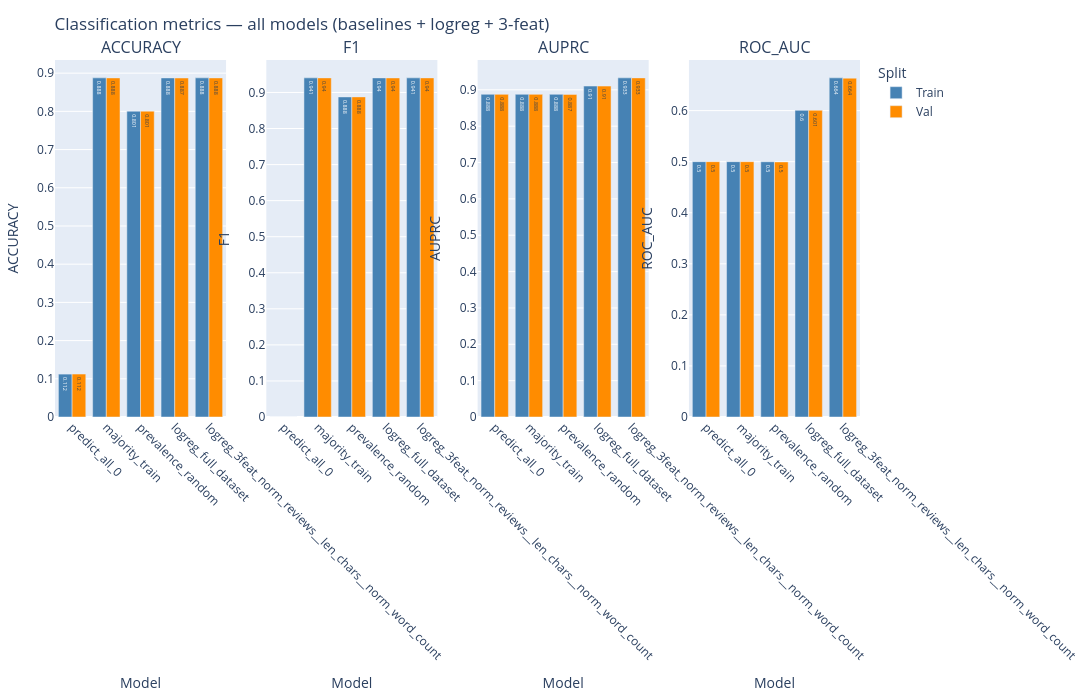

The code cell stored with this chart in its notebook:
### Code cell
import plotly.graph_objects as go
import plotly.subplots as sp

metrics_to_plot = ["accuracy", "f1", "auprc", "roc_auc"]
n_metrics = len(metrics_to_plot)

fig = sp.make_subplots(
    rows=1,
    cols=n_metrics,
    subplot_titles=[m.upper() for m in metrics_to_plot],
)

for i, metric in enumerate(metrics_to_plot):
    train_metric = f"train_{metric}"
    val_metric = f"val_{metric}"

    fig.add_trace(
        go.Bar(
            x=metrics_compare_all["model"],
            y=metrics_compare_all[train_metric],
            name="Train",
            marker_color="steelblue",
            text=metrics_compare_all[train_metric].round(3),
            textposition="auto",
        ),
        row=1,
        col=i + 1,
    )
    fig.add_trace(
        go.Bar(
            x=metrics_compare_all["model"],
            y=metrics_compare_all[val_metric],
            name="Val",
            marker_color="darkorange",
            text=metrics_compare_all[val_metric].round(3),
            textposition="auto",
        ),
        row=1,
        col=i + 1,
    )
    fig.update_traces(showlegend=(i == 0), row=1, col=i + 1)
    fig.update_xaxes(title_text="Model", tickangle=45, row=1, col=i + 1)
    fig.update_yaxes(title_text=metric.upper(), row=1, col=i + 1)

fig.update_layout(
    barmode="group",
    width=4 * n_metrics * 100,
    height=700,
    title_text="Classification metrics — all models (baselines + logreg + 3-feat)",
    legend_title_text="Split",
    margin=dict(t=60, l=20, r=20, b=50),
)
fig.show()

### Figure 1 — Plotly figure (JSON) as saved in the notebook; plotly's stock layout.template omitted (floating-point values rounded to 4 significant figures)
{"data": [{"marker": {"color": "steelblue"}, "name": "Train", "showlegend": true, "text": [0.112, 0.888, 0.801, 0.888, 0.888], "textposition": "auto", "type": "bar", "x": ["predict_all_0", "majority_train", "prevalence_random", "logreg_full_dataset", "logreg_3feat_norm_reviews__len_chars__norm_word_count"], "xaxis": "x", "y": [0.1123, 0.8877, 0.8005, 0.8875, 0.8877], "yaxis": "y"}, {"marker": {"color": "darkorange"}, "name": "Val", "showlegend": true, "text": [0.112, 0.888, 0.801, 0.887, 0.888], "textposition": "auto", "type": "bar", "x": ["predict_all_0", "majority_train", "prevalence_random", "logreg_full_dataset", "logreg_3feat_norm_reviews__len_chars__norm_word_count"], "xaxis": "x", "y": [0.1125, 0.8875, 0.8006, 0.8873, 0.8875], "yaxis": "y"}, {"marker": {"color": "steelblue"}, "name": "Train", "showlegend": false, "text": [0.0, 0.941, 0.888, 0.94, 0.941], "textposition": "auto", "type": "bar", "x": ["predict_all_0", "majority_train", "prevalence_random", "logreg_full_dataset", "logreg_3feat_norm_reviews__len_chars__norm_word_count"], "xaxis": "x2", "y": [0.0, 0.9405, 0.8876, 0.9404, 0.9405], "yaxis": "y2"}, {"marker": {"color": "darkorange"}, "name": "Val", "showlegend": false, "text": [0.0, 0.94, 0.888, 0.94, 0.94], "textposition": "auto", "type": "bar", "x": ["predict_all_0", "majority_train", "prevalence_random", "logreg_full_dataset", "logreg_3feat_norm_reviews__len_chars__norm_word_count"], "xaxis": "x2", "y": [0.0, 0.9404, 0.8877, 0.9403, 0.9404], "yaxis": "y2"}, {"marker": {"color": "steelblue"}, "name": "Train", "showlegend": false, "text": [0.888, 0.888, 0.888, 0.91, 0.933], "textposition": "auto", "type": "bar", "x": ["predict_all_0", "majority_train", "prevalence_random", "logreg_full_dataset", "logreg_3feat_norm_reviews__len_chars__norm_word_count"], "xaxis": "x3", "y": [0.8877, 0.8877, 0.8877, 0.9104, 0.9329], "yaxis": "y3"}, {"marker": {"color": "darkorange"}, "name": "Val", "showlegend": false, "text": [0.888, 0.888, 0.887, 0.91, 0.933], "textposition": "auto", "type": "bar", "x": ["predict_all_0", "majority_train", "prevalence_random", "logreg_full_dataset", "logreg_3feat_norm_reviews__len_chars__norm_word_count"], "xaxis": "x3", "y": [0.8875, 0.8875, 0.8874, 0.9103, 0.9328], "yaxis": "y3"}, {"marker": {"color": "steelblue"}, "name": "Train", "showlegend": false, "text": [0.5, 0.5, 0.5, 0.6, 0.664], "textposition": "auto", "type": "bar", "x": ["predict_all_0", "majority_train", "prevalence_random", "logreg_full_dataset", "logreg_3feat_norm_reviews__len_chars__norm_word_count"], "xaxis": "x4", "y": [0.5, 0.5, 0.4999, 0.6005, 0.6641], "yaxis": "y4"}, {"marker": {"color": "darkorange"}, "name": "Val", "showlegend": false, "text": [0.5, 0.5, 0.5, 0.601, 0.664], "textposition": "auto", "type": "bar", "x": ["predict_all_0", "majority_train", "prevalence_random", "logreg_full_dataset", "logreg_3feat_norm_reviews__len_chars__norm_word_count"], "xaxis": "x4", "y": [0.5, 0.5, 0.4995, 0.6007, 0.6636], "yaxis": "y4"}], "layout": {"annotations": [{"font": {"size": 16}, "showarrow": false, "text": "ACCURACY", "x": 0.1062, "xanchor": "center", "xref": "paper", "y": 1, "yanchor": "bottom", "yref": "paper"}, {"font": {"size": 16}, "showarrow": false, "text": "F1", "x": 0.3688, "xanchor": "center", "xref": "paper", "y": 1, "yanchor": "bottom", "yref": "paper"}, {"font": {"size": 16}, "showarrow": false, "text": "AUPRC", "x": 0.6313, "xanchor": "center", "xref": "paper", "y": 1, "yanchor": "bottom", "yref": "paper"}, {"font": {"size": 16}, "showarrow": false, "text": "ROC_AUC", "x": 0.8938, "xanchor": "center", "xref": "paper", "y": 1, "yanchor": "bottom", "yref": "paper"}], "barmode": "group", "height": 700, "legend": {"title": {"text": "Split"}}, "margin": {"b": 50, "l": 20, "r": 20, "t": 60}, "title": {"text": "Classification metrics — all models (baselines + logreg + 3-feat)"}, "width": 1600, "xaxis": {"anchor": "y", "domain": [0, 0.2125], "tickangle": 45, "title": {"text": "Model"}}, "xaxis2": {"anchor": "y2", "domain": [0.2625, 0.475], "tickangle": 45, "title": {"text": "Model"}}, "xaxis3": {"anchor": "y3", "domain": [0.525, 0.7375], "tickangle": 45, "title": {"text": "Model"}}, "xaxis4": {"anchor": "y4", "domain": [0.7875, 1], "tickangle": 45, "title": {"text": "Model"}}, "yaxis": {"anchor": "x", "domain": [0, 1], "title": {"text": "ACCURACY"}}, "yaxis2": {"anchor": "x2", "domain": [0, 1], "title": {"text": "F1"}}, "yaxis3": {"anchor": "x3", "domain": [0, 1], "title": {"text": "AUPRC"}}, "yaxis4": {"anchor": "x4", "domain": [0, 1], "title": {"text": "ROC_AUC"}}}}
